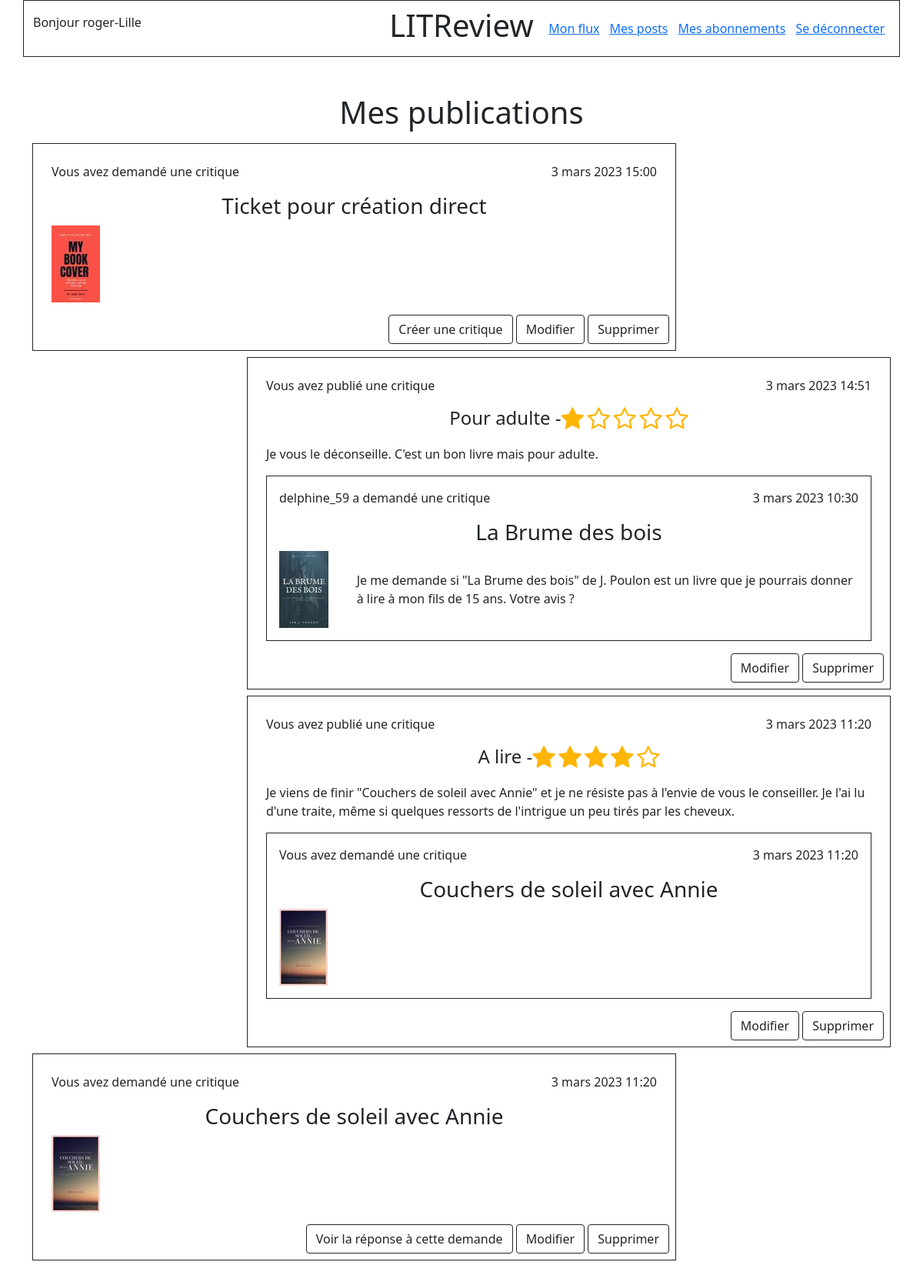
The page /posts (signed in) on the database its author committed.
### authentication/models.py (models this page shows)
class User(AbstractUser):
    SUBSCRIBER = "Membre"
    followed_members = models.ManyToManyField(
        settings.AUTH_USER_MODEL,
        through="UserFollows",
        related_name="followed"
    )

### feed/models.py (models this page shows, shortened)
class Ticket(models.Model):
    objects = models.Manager()
    title = models.CharField(max_length=128)
    description = models.TextField(max_length=2048, blank=True)
    user = models.ForeignKey(
        to=settings.AUTH_USER_MODEL,
        on_delete=models.CASCADE
    )
    image = models.ImageField(null=True, blank=True)
    time_created = models.DateTimeField(auto_now_add=True)
    IMAGE_MAX_SIZE = (100, 100)

class Review(models.Model):
    objects = models.Manager()
    ticket = models.OneToOneField(
        Ticket,
        on_delete=models.CASCADE,
        related_name='ticket_review',
        primary_key=False
    )
    rating = models.PositiveSmallIntegerField(
       validators=[MinValueValidator(0), MaxValueValidator(5)]
    )
    user = models.ForeignKey(
        settings.AUTH_USER_MODEL,
        on_delete=models.CASCADE
    )
    headline = models.CharField(max_length=128)
    body = models.TextField(max_length=8192, blank=True)
    time_created = models.DateTimeField(auto_now_add=True)

### feed/views.py (the view)
# urls.py: path('posts', views.display_my_posts, name='my-posts')
@login_required
def display_my_posts(request):
    tickets = Ticket.objects.filter(user=request.user)
    tickets = tickets.annotate(content_type=Value('TICKET', CharField()))
    reviews = Review.objects.filter(user=request.user)
    reviews = reviews.annotate(content_type=Value('REVIEW', CharField()))
    posts = sorted(
        chain(tickets, reviews),
        key=lambda post: post.time_created,
        reverse=True
    )
    return render(request, 'feed/posts.html', context={'posts': posts})

### feed/templatetags/feed_extras.py (called while the page is built)
@register.simple_tag(takes_context=True)
def get_user_display(context, user):
    if user == context['user']:
        return "Vous avez"
    return f"{user.username} a"

### feed/templates/feed/posts.html (shortened to what this page needs)
{% extends "base.html" %}
{% block content %}
    <h1 class="text-center">Mes publications</h1>
        <div class="d-flex flex-column">
        {% for post in posts %}
            {% if post.content_type == 'TICKET' %}
                <div class="align-self-start border border-dark mt-2 p-2 w-75">
                    {% include 'feed/ticket_detail.html' with ticket=post %}
                    <div class="text-end">
                        {% include 'feed/review_check.html' with post=post %}
                        <a class="btn btn-outline-dark" href="{% url 'feed:ticket-update' ticket_id=post.id %}">Modifier</a>
                        <a class="btn btn-outline-dark" href="{% url 'feed:ticket-delete' ticket_id=post.id %}">Supprimer</a>
                    </div>
                </div>
            {% elif post.content_type == 'REVIEW' %}
                <div class="align-self-end border border-dark mt-2 p-2 w-75">
                    {% include 'feed/review_detail.html' with review=post %}
                    <div class="text-end">
                        <a class="btn btn-outline-dark" href="{% url 'feed:review-update' review_id=post.id %}">
                            Modifier</a>
                        <a class="btn btn-outline-dark" href="{% url 'feed:review-delete' review_id=post.id %}">
                            Supprimer</a>
                    </div>
                </div>
            {% endif %}
        {% endfor %}
    </div>
{% endblock content %}

### templates/base.html (shortened to what this page needs)
{% load static %}
<!DOCTYPE html>
<html lang="en" xmlns="http://www.w3.org/1999/html">
<head>
    <link href="https://cdn.jsdelivr.net/npm/bootstrap@5.1.3/dist/css/bootstrap.min.css" rel="stylesheet">
    <link rel="stylesheet" href="https://cdnjs.cloudflare.com/ajax/libs/font-awesome/4.7.0/css/font-awesome.min.css">
    <link rel="stylesheet" href="{% static 'feed/rating_style.css' %}"/>
</head>
<body>
    <header>
        <nav class="bg_light">
            <div class="container">
                <div class="row border border-dark py-2">
                    <div class="col-5 d-flex align-items-center">
                        {% if user.is_authenticated %}
                            <p>Bonjour {{ user.username }}</p>
                        {% endif %}
                    </div>
                    <div class="col-2 d-flex justify-content-center">
                        <h1>LITReview</h1>
                    </div>
                    <div
                            class="col-5 d-flex justify-content-around align-items-center">
                        {% if user.is_authenticated %}
                            <a href="{% url 'feed:my-flow' %}">Mon flux</a>
                            <a href="{% url 'feed:my-posts' %}">Mes posts</a>
                            <a href="{% url 'authentication:follows' %}">Mes abonnements</a>
                            <a href="{% url 'authentication:logout' %}">Se déconnecter</a>
                        {% endif %}
                    </div>
                </div>
            </div>
        </nav>
    </header>
    <section class="container my-5">
    {% block content %}
    {% endblock content %}
    </section>
</body>
</html>

### feed/templates/feed/ticket_detail.html
{% load feed_extras %}
<div class="p-3">
    <div class="row">
        <div class="col text-start">
            <p>{% get_user_display user=ticket.user %} demandé une critique</p>
        </div>
        <div class="col text-end">
            <p>{{ ticket.time_created }}</p>
        </div>
    </div>
    <h3 class="text-center">{{ ticket.title }}</h3>
    <div class="row">
        <div class="col-1 d-flex align-items-center">
            {% if ticket.image %}
            <img src="{{ ticket.image.url }}">
        {% endif %}
        </div>
        <div class="col-11 ps-5 d-flex align-items-center">
             {{ ticket.description }}
        </div>
    </div>
</div>

### feed/templates/feed/review_check.html
{% if not post.ticket_review %}
    <a class="btn btn-outline-dark" href="{% url 'feed:review-create' ticket_id=post.id %}">Créer une critique</a>
{% else %}
    <a class="btn btn-outline-dark" href="{% url 'feed:review-display' review_id=post.ticket_review.id %}">Voir la réponse à cette demande</a>
{% endif %}

### feed/templates/feed/review_detail.html
{% load feed_extras %}
{% block content %}
    <div class="p-3">
        <div class="row">
            <div class="col text-start">
                <p>{% get_user_display user=review.user %} publié une critique</p>
            </div>
            <div class="col text-end">
                <p>{{ review.time_created }}</p>
            </div>
        </div>
    <div class="d-flex justify-content-center">
        <h4>
            {{ review.headline }} -
        </h4>
        <div class="rating-star mb-3">
                <i class="fa fa-2x fa-star{% if review.rating < 1 %}-o{% endif %}"
                   aria-hidden="true"></i>
                <i class="fa fa-2x fa-star{% if review.rating < 2 %}-o{% endif %}"
                   aria-hidden="true"></i>
                <i class="fa fa-2x fa-star{% if review.rating < 3 %}-o{% endif %}"
                   aria-hidden="true"></i>
                <i class="fa fa-2x fa-star{% if review.rating < 4 %}-o{% endif %}"
                   aria-hidden="true"></i>
                <i class="fa fa-2x fa-star{% if review.rating < 5 %}-o{% endif %}"
                   aria-hidden="true"></i>
        </div>
    </div>
            <p>{{ review.body }}</p>
            <div class="border border-dark">
                {% include 'feed/ticket_detail.html' with ticket=review.ticket %}
            </div>
    </div>
{% endblock content %}

### feed/static/feed/rating_style.css (style rules this page uses)
.rating-star { color: #ffb503; }

### rows shown on the page
User: username "roger-Lille"
Ticket: user "Vous avez", time_created "3 mars 2023 15:00", title "Ticket pour création direct", image (picture), shows "Créer une critique"
Review: user "Vous avez", time_created "3 mars 2023 14:51", headline "Pour adulte", rating 1 (drawn), body "Je vous le déconseille. C'est un bon livre mais pour adulte.", image (picture)
Ticket: user.username "delphine_59 a", time_created "3 mars 2023 10:30", title "La Brume des bois", description "Je me demande si \"La Brume des bois\" de J. Poulon est un livre que je pourrais donner à lire à mon fils de 15 ans. Votre avis ?"
Review: user "Vous avez", time_created "3 mars 2023 11:20", headline "A lire", rating 4 (drawn), body "Je viens de finir \"Couchers de soleil avec Annie\" et je ne résiste pas à l'envie de vous le conseiller. Je l'ai lu d'une traite, même si quelques ressorts de l'intrigue un peu tirés par les cheveux.", image (picture)
Ticket: user "Vous avez", time_created "3 mars 2023 11:20", title "Couchers de soleil avec Annie", image (picture), shows "Voir la réponse à cette demande"
